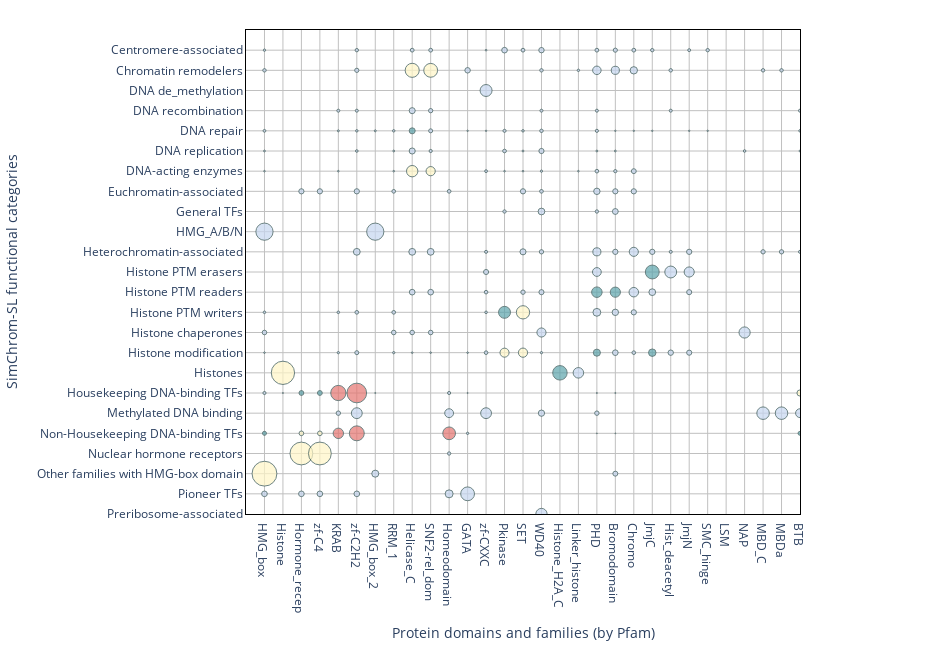

Notebook code for this chart:
### Code cell
import plotly.graph_objects as go

df_perc_sl = pd.read_csv("simchrom_sl_domains_percent_0_1.csv", index_col=0).sort_index()
df_size_sl = pd.read_csv("simchrom_sl_domains_number_0_1.csv", index_col=0).sort_index()
df_perc = pd.read_csv("simchrom_domains_percent_0_1.csv", index_col=0).sort_index()
df_size = pd.read_csv("simchrom_domains_number_0_1.csv", index_col=0).sort_index()
n_rows, n_cols = df_size.shape

x = np.arange(n_cols)
y = np.arange(n_rows)
x, y = np.meshgrid(x, y)
x = x.flatten()
y = y.flatten()

def map_color_num(val):
    if val < 15:
        return "#c6d6f0"
    elif val < 25:
        return "#5ca4ac"
    elif val < 50:
        return "#fff6c7"
    else:
        return "#e57570"

sizes = df_perc.values.flatten()
colors = df_size.values.flatten()

mask = sizes != 0
x_all, y_all = x[mask], y[mask]
sizes_all = sizes[mask]
colors_all = colors[mask]
mask = sizes != 0

discrete_colors = [map_color(val) for val in colors_all]

fig = go.Figure(
    data=[
        go.Scatter(
            x=x_all,
            y=y_all,
            text=[
                f"{percent:.1f}%, {num:n} proteins"
                for num, percent in zip(colors_all,sizes_all)
            ],
            mode="markers",
            marker=dict(
                color=discrete_colors,
                size=sizes_all,
                showscale=False,
                opacity=0.7,
                # showscale=False,
                sizemode="area", sizeref=0.3, line_width=1, line_color="DarkSlateGrey"
            ),
                # colorscale=[(0, "white"),(100, "blue")]
                # size_max=30
            
        )
    ]
)

fig.update_layout(
    autosize=False,
    width=950,
    height=650,
    xaxis=dict(
        title="Protein domains and families (by Pfam)",
        tickmode="array",
        tickvals=np.arange(n_cols),
        ticktext=df_size.columns,
        gridcolor="silver",
        range=[-1, 29],
        zeroline=False,
        linewidth=1,
        linecolor="black",
        showline=True,
        mirror=True,
    ),
    yaxis=dict(
        title="SimChrom-SL functional categories",
        tickmode="array",
        tickvals=np.arange(n_rows),
        ticktext=df_size.index,
        gridcolor="silver",
        range=[23, -1],
        zerolinecolor="black",
        zeroline=False,
        # griddash="dot",
        linewidth=1,
        linecolor="black",
        showline=True,
        mirror=True,
    ),
    coloraxis_colorbar={"title": ""},
    margin=dict(r=150,t=30),
    plot_bgcolor="white",
    dragmode=False,
)

fig.show()

### Figure 1 — Plotly figure (JSON) as saved in the notebook; plotly's stock layout.template omitted (floating-point values rounded to 4 significant figures; data arrays with more than 128 entries replaced by an {"elided": "..."} marker saying what was removed)
{"data": [{"marker": {"color": {"elided": "946 str values"}, "line": {"color": "DarkSlateGrey", "width": 1}, "opacity": 0.7, "showscale": false, "size": {"elided": "946 float values"}, "sizemode": "area", "sizeref": 0.3}, "mode": "markers", "text": {"elided": "946 str values"}, "type": "scatter", "x": {"elided": "946 int values"}, "y": {"elided": "946 int values"}}], "layout": {"autosize": false, "coloraxis": {"colorbar": {"title": {"text": ""}}}, "dragmode": false, "height": 650, "margin": {"r": 150, "t": 30}, "plot_bgcolor": "white", "width": 950, "xaxis": {"gridcolor": "silver", "linecolor": "black", "linewidth": 1, "mirror": true, "range": [-1, 29], "showline": true, "tickmode": "array", "ticktext": {"elided": "140 str values"}, "tickvals": {"elided": "140 int values"}, "title": {"text": "Protein domains and families (by Pfam)"}, "type": "linear", "zeroline": false}, "yaxis": {"gridcolor": "silver", "linecolor": "black", "linewidth": 1, "mirror": true, "range": [23, -1], "showline": true, "tickmode": "array", "ticktext": ["Centromere-associated", "Chromatin remodelers", "DNA de_methylation", "DNA recombination", "DNA repair", "DNA replication", "DNA-acting enzymes", "Euchromatin-associated", "General TFs", "HMG_A/B/N", "Heterochromatin-associated", "Histone PTM erasers", "Histone PTM readers", "Histone PTM writers", "Histone chaperones", "Histone modification", "Histones", "Housekeeping DNA-binding TFs", "Methylated DNA binding", "Non-Housekeeping DNA-binding TFs", "Nuclear hormone receptors", "Other families with HMG-box domain", "Pioneer TFs", "Preribosome-associated", "RNA modification", "RNA processing", "Regulation of transcription", "SMC complexes", "SimChrom", "Telomere-associated", "X-chromosome inactivation"], "tickvals": [0, 1, 2, 3, 4, 5, 6, 7, 8, 9, 10, 11, 12, 13, 14, 15, 16, 17, 18, 19, 20, 21, 22, 23, 24, 25, 26, 27, 28, 29, 30], "title": {"text": "SimChrom-SL functional categories"}, "type": "linear", "zeroline": false, "zerolinecolor": "black"}}}
